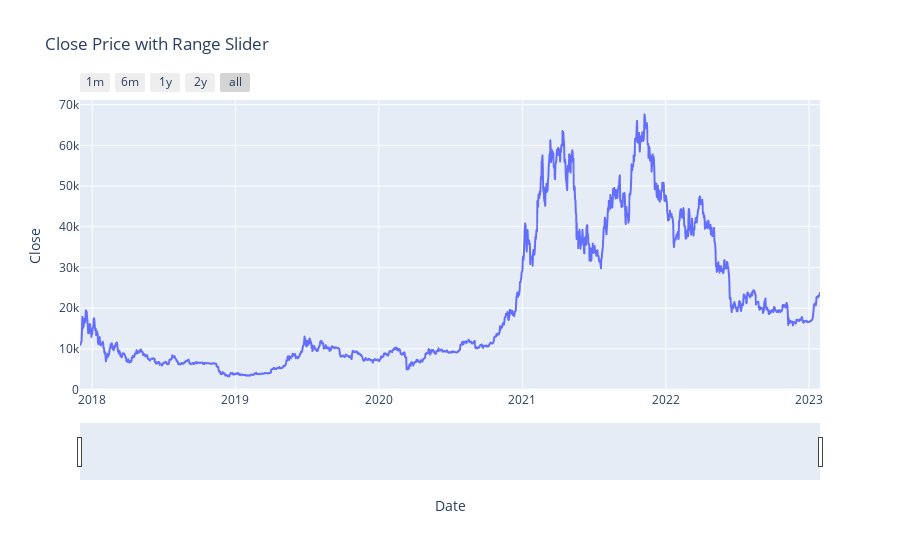

The code cell stored with this chart in its notebook:
### Code cell
# Interactive plot of time series with range slider
crypto_btc.reset_index(inplace=True)
fig = px.line(crypto_btc, x='Date', y='Close', title='Close Price with Range Slider')
fig.update_layout(hovermode="x")

fig.update_xaxes(
    rangeslider_visible=True,
    rangeselector=dict(
        buttons=list([
            dict(count=1, label="1m", step="month", stepmode="backward"),
            dict(count=6, label="6m", step="month", stepmode="backward"),
            dict(count=1, label="1y", step="year", stepmode="backward"),
            dict(count=2, label="2y", step="year", stepmode="backward"),
            dict(step="all")
            
        ])
    )
)
fig.show()

### Figure 1 — Plotly figure (JSON) as saved in the notebook; plotly's stock layout.template omitted (floating-point values rounded to 4 significant figures; data arrays with more than 128 entries replaced by an {"elided": "..."} marker saying what was removed)
{"data": [{"hovertemplate": "Date=%{x}<br>Close=%{y}<extra></extra>", "legendgroup": "", "line": {"color": "#636efa", "dash": "solid"}, "marker": {"symbol": "circle"}, "mode": "lines", "name": "", "showlegend": false, "type": "scattergl", "x": {"elided": "1886 str values"}, "xaxis": "x", "y": {"elided": "1886 float values"}, "yaxis": "y"}], "layout": {"hovermode": "x", "legend": {"tracegroupgap": 0}, "title": {"text": "Close Price with Range Slider"}, "xaxis": {"anchor": "y", "domain": [0, 1], "rangeselector": {"buttons": [{"count": 1, "label": "1m", "step": "month", "stepmode": "backward"}, {"count": 6, "label": "6m", "step": "month", "stepmode": "backward"}, {"count": 1, "label": "1y", "step": "year", "stepmode": "backward"}, {"count": 2, "label": "2y", "step": "year", "stepmode": "backward"}, {"step": "all"}]}, "rangeslider": {"visible": true}, "title": {"text": "Date"}}, "yaxis": {"anchor": "x", "domain": [0, 1], "title": {"text": "Close"}}}}
